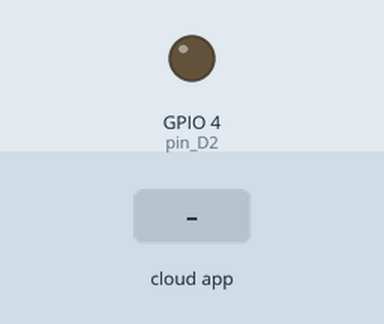
The sketch below on a simulated ESP8266 (NodeMCU). On the bench: output pins drawn as LEDs (lit = HIGH). Inputs (shaded band) come from the test bench. WiFi joins after 1.5 s; servers stay silent unless stated; no MQTT or app messages arrive unless stated; what the sketch prints to the serial monitor is not drawn.

Above: at 2.7 s.
2.8 s: the phone or cloud app sets foco_activado to 1
At 3.7 s:
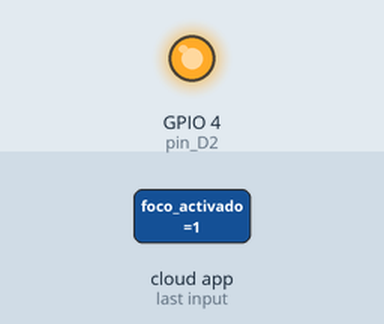
4.3 s: the phone or cloud app sets foco_activado to 0
At 5.1 s:
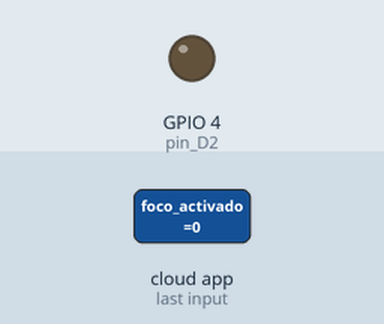
Timing chart, 0 to 7.3 s (numbered marks = the images above; inputs shaded):
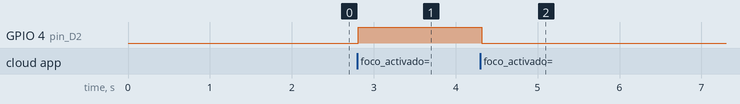

Measured:
- after the input at 2.8 s, GPIO 4 (pin_D2): LOW → HIGH at once
- after the input at 4.3 s, GPIO 4 (pin_D2): HIGH → LOW at once

The sketch:

focogoogle.ino
```cpp
#include <ESP8266WiFi.h>
#include "Adafruit_MQTT.h"
#include "Adafruit_MQTT_Client.h"

/************************* WiFi Access Point *********************************/

#define WLAN_SSID       "Red1"
#define WLAN_PASS       "12345frank"

/************************* Adafruit.io Setup *********************************/

#define AIO_SERVER      "io.adafruit.com"
#define AIO_SERVERPORT  1883                   // use 8883 for SSL
#define AIO_USERNAME    "frank7486"
#define AIO_KEY         "aio_IPmL36ZxK3kLabYngp5pnsq3iQq9"

/************ Global State (you don't need to change this!) ******************/

// Create an ESP8266 WiFiClient class to connect to the MQTT server.
WiFiClient client;

Adafruit_MQTT_Client mqtt(&client, AIO_SERVER, AIO_SERVERPORT, AIO_USERNAME, AIO_KEY);

/****************************** Feeds ***************************************/


Adafruit_MQTT_Subscribe onoffbutton = Adafruit_MQTT_Subscribe(&mqtt, AIO_USERNAME "/feeds/foco_activado");

/*************************** Sketch Code ************************************/

void MQTT_connect();

void setup() {
  Serial.begin(115200);
  delay(10);
  pinMode(4, OUTPUT); // pin D2(GPIO4) como Salida

  Serial.println(F("Adafruit MQTT demo"));

  // Connect to WiFi access point.
  Serial.println(); Serial.println();
  Serial.print("Connecting to ");
  Serial.println(WLAN_SSID);

  WiFi.begin(WLAN_SSID, WLAN_PASS);
  while (WiFi.status() != WL_CONNECTED) {
    delay(500);
    Serial.print(".");
  }
  Serial.println();

  Serial.println("WiFi CONECTADO");
  Serial.println("IP address: "); Serial.println(WiFi.localIP());

  // Setup MQTT subscription for onoff feed.
  mqtt.subscribe(&onoffbutton);
}

uint32_t x=0;

void loop() {

  MQTT_connect();


  Adafruit_MQTT_Subscribe *subscription;
  while ((subscription = mqtt.readSubscription(5000))) {
    if (subscription == &onoffbutton) {
      Serial.print(F("ESTADO: "));
      Serial.println((char *)onoffbutton.lastread);
      uint16_t state = atoi((char *)onoffbutton.lastread);
       if (state == 1) {

        digitalWrite(4, HIGH);
      }
      if (state == 0) {
        digitalWrite(4, LOW);
      }
    }
  }


}

// Function to connect and reconnect as necessary to the MQTT server.
// Should be called in the loop function and it will take care if connecting.
void MQTT_connect() {
  int8_t ret;

  // Stop if already connected.
  if (mqtt.connected()) {
    return;
  }

  Serial.print("Conectando mqtt... ");

  uint8_t retries = 3;
  while ((ret = mqtt.connect()) != 0) { // connect will return 0 for connected
       Serial.println(mqtt.connectErrorString(ret));
       Serial.println("Retrying MQTT connection in 5 seconds...");
       mqtt.disconnect();
       delay(5000);  // wait 5 seconds
       retries--;
       if (retries == 0) {
         // basically die and wait for WDT to reset me
         while (1);
       }
  }
  Serial.println("MQTT CONECTADO!");
}
```
